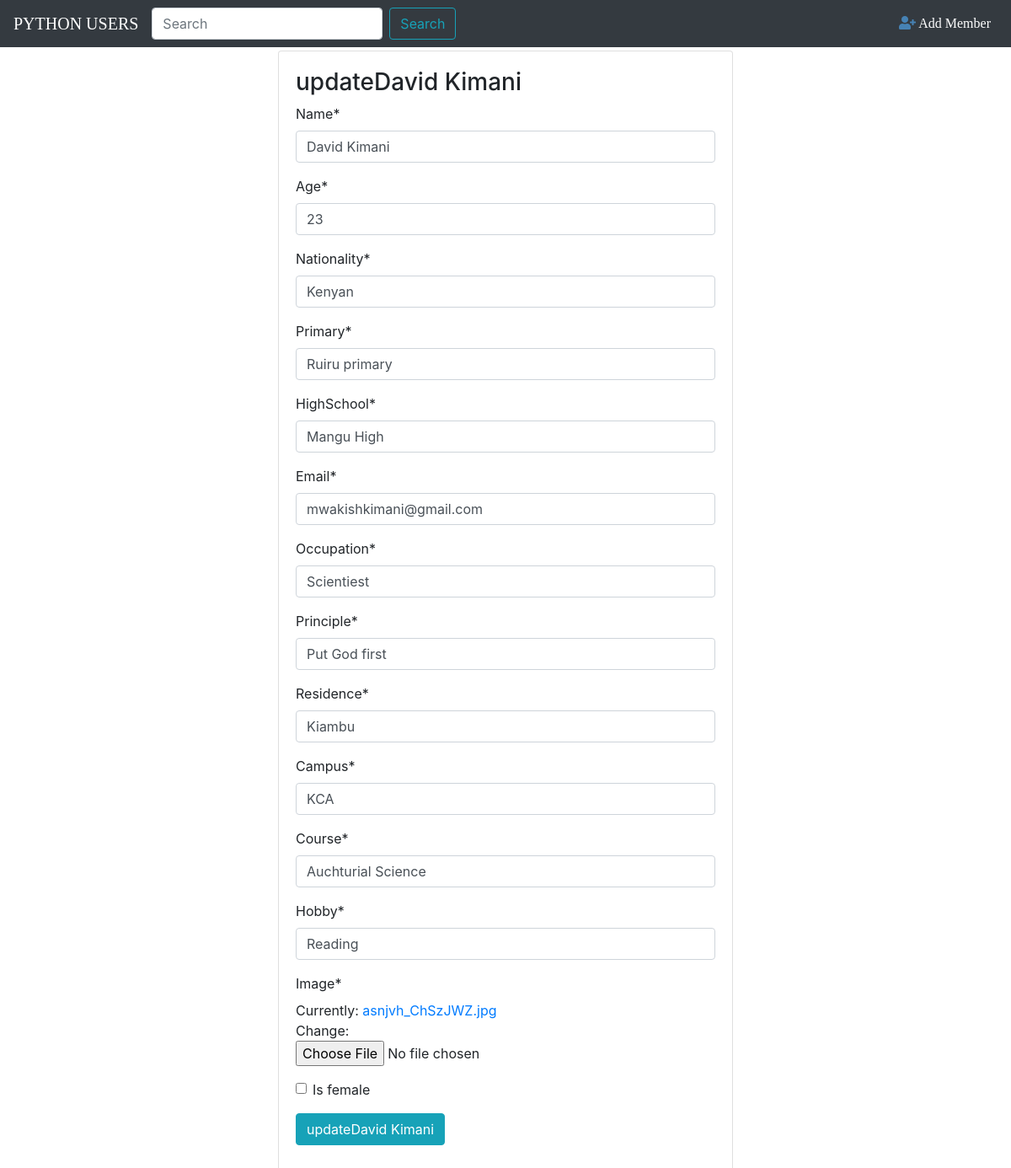
/2/update, run on the app's committed database.
### Emmaculate/models.py (models this page shows, shortened)
class User(models.Model):
    name=models.CharField(max_length=20)
    age=models.IntegerField()
    nationality=models.CharField(max_length=40)
    primary=models.CharField(max_length=40)
    highSchool=models.CharField(max_length=40)
    email=models.EmailField()
    occupation=models.CharField(max_length=20)
    principle=models.CharField(max_length=100)
    residence=models.CharField(max_length=50)
    campus=models.CharField(max_length=30)
    course=models.CharField(max_length=20)
    hobby=models.CharField(max_length=100)
    image=models.ImageField()
    is_female=models.BooleanField(default=True)

### Emmaculate/views.py (the view)
# urls.py: path('<int:pk>/update',views.MemberUpdateView.as_view(),name='update-member'),
class MemberUpdateView(UpdateView):
    model = User
    fields = '__all__'

### Emmaculate/Templates/Emmaculate/user_form.html (shortened to what this page needs)
{% extends 'Emmaculate/base.html'%}
{% load crispy_forms_tags %}
{%block content%}
    <div class="row">
        <div class="col-sm-3"></div>
        <div class="col-sm-6">
            <div class="card card-body my-1">
                <h3 class="'text-capitalize">{%if object%}update{{object.name}}{% else%}Add-member{% endif%}</h3>
                <form method="post" enctype="multipart/form-data">
                    {{form|crispy}}
                    <div class="form-group">
                        <button type="submit" class="btn btn-info" >{% if object%}update{{object.name}}{% else %}Submit{% endif %}</button>
                    </div>
                </form>
            </div>
        </div>
        <div class="col-sm-3"></div>
    </div>
{% endblock%}

### Emmaculate/static/Emmaculate/css/Style.css (style rules this page uses)
body { background:url("../Images/images.jpg"); }

### data on the page
User: name "David Kimani", age "23", nationality "Kenyan", primary "Ruiru primary", highSchool "Mangu High", email "mwakishkimani@gmail.com", occupation "Scientiest", principle "Put God first", residence "Kiambu", campus "KCA", course "Auchturial Science", hobby "Reading"
